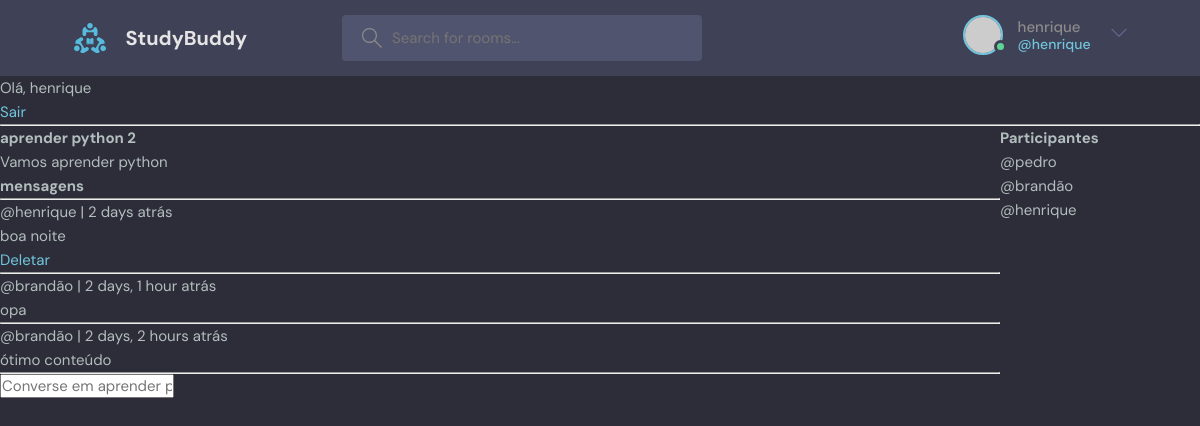
The page /room/3/ (signed in) on the database its author committed.
### base/models.py (models this page shows, shortened)
class Room(models.Model):
    host = models.ForeignKey(User, on_delete=models.CASCADE, null=True)
    topic = models.ForeignKey(Topic, on_delete=models.SET_NULL, null=True)
    name = models.CharField(max_length=200)
    discription = models.TextField(null=True, blank=True)
    participants = models.ManyToManyField(
        User, related_name='participants', blank=True)
    updated = models.DateTimeField(auto_now=True)
    created = (models.DateTimeField(auto_now_add=True))
    class Meta:
        ordering = ['-updated', '-created']

class Message(models.Model):
    user = models.ForeignKey(User, on_delete=models.CASCADE)
    room = models.ForeignKey(Room, on_delete=models.CASCADE)
    body = models.TextField()
    updated = models.DateTimeField(auto_now=True)
    created = (models.DateTimeField(auto_now_add=True))
    class Meta:
        ordering = ['-updated', '-created']

### base/views.py (the view, shortened to what this page needs)
# urls.py: path('room/<str:pk>/', views.room, name="room"),
def room(request, pk):
    room = Room.objects.get(id=pk)
    room_messages = room.message_set.all().order_by('-created')
    participants = room.participants.all
    context = {'room':room, 'room_messages':room_messages, 'participants':participants}
    return render(request, 'base/room.html', context)

### base/templates/base/room.html (shortened to what this page needs)
{% extends 'main.html' %}
{% block content %}
<div class="room-container">
    <div>
    <h1>{{room.name}}</h1>
    <p>{{room.discription}}</p>
    <div class="comment-wrapper">
        <h3>mensagens</h3>
        <hr>
        {% for message in room_messages  %}
            <div>
                <small>@{{message.user}} | {{message.created|timesince}} atrás </small>
                <p>{{message.body}}</p>
                {% if request.user == message.user %}
                <a href="{% url 'delete-message' message.id %}">Deletar</a>
                {% endif %}
                <hr>
            </div>
        {% endfor %}
    </div>
    {% if request.user.is_authenticated %}
    <div class="comment-form">
        <form method="POST" action="">
            <input type="text-area" name="body" placeholder="Converse em {{room.name}}" />
        </form>
    </div>
    {% endif %}
    </div>
    <div>
        <h2>Participantes</h2>
        {% for participant in participants %}
            <div>
                <p>@{{participant.username}}</p>
            </div>
        {% endfor %}
    </div>
</div>
{% endblock content %}

### templates/navbar.html (shortened to what this page needs)
{% load static %}
<header class="header header--loggedIn">
    <div class="container">
      <a href="{% url 'home' %}" class="header__logo">
        <img src="{% static 'images/logo.svg' %}" />
        <h1>StudyBuddy</h1>
      </a>
      <form class="header__search" mathod="GET" action="{% url 'home' %}">
        <label>
          <input name="q" placeholder="Search for rooms..." />
        </label>
      </form>
      <nav class="header__menu">
        {% if request.user.is_authenticated %}
        <div class="header__user">
          <a href="profile.html">
            <div class="avatar avatar--medium active">
              <img src="https://randomuser.me/api/portraits/men/37.jpg" />
            </div>
            <p>{{request.user.username}} <span>@{{request.user.username}}</span></p>
          </a>
          <button class="dropdown-button">
            <svg version="1.1" xmlns="http://www.w3.org/2000/svg" width="32" height="32" viewBox="0 0 32 32">
              <title>chevron-down</title>
              <path d="M16 21l-13-13h-3l16 16 16-16h-3l-13 13z"></path>
            </svg>
          </button>
        </div>
        {% else %}
        <Not Logged In >
        <a href="{% url 'login-pagina' %}">
          <img src="{% static 'images/avatar.svg' %}" />
          <p>Login</p>
        </a>
        {% endif %}
      </nav>
    </div>
  </header>
{% if request.user.is_authenticated %}
<p>Olá, {{request.user}}</a></p>
<a href="{% url 'logout' %}">Sair</a>
{% else %}
<a href="{% url 'login-pagina' %}">Entrar</a>
{% endif %}
<hr>

### static/styles/style.css (style rules this page uses)
:root { --color-main: #71c6dd; --color-main-light: #e1f6fb; --color-dark: #3f4156; --color-dark-medium: #51546e; --color-dark-light: #696d97; --color-light: #e5e5e5; --color-gray: #8b8b8b; --color-light-gray: #b2bdbd; --color-bg: #2d2d39; --color-success: #5dd693; --color-error: #fc4b0b; }
* { font-family: "DM Sans", -apple-system, BlinkMacSystemFont, "Segoe UI", Roboto, Oxygen, Ubuntu, Cantarell, "Open Sans", "Helvetica Neue", sans-serif; margin: 0; padding: 0; box-sizing: border-box; text-rendering: optimizeLegibility; font-size: inherit; }
html { font-size: 56.25%; }
@media only screen and (min-width: 1200px) { html { font-size: 62.5%; } }
body { line-height: 1.6; font-weight: 400; font-size: 1.5rem; color: var(--color-light-gray); background-color: var(--color-bg); min-height: 100vh; }
img { width: 100%; }
a { display: inline-block; color: var(--color-main); text-decoration: none; }
.container { max-width: 120rem; width: 90%; margin: auto; }
.avatar { position: relative; display: inline-block; border-radius: 50%; border: 2px solid var(--color-main); }
.avatar img { display: block; border-radius: 50%; object-fit: cover; object-position: center; }
.avatar::after { content: ""; display: block; position: absolute; background-color: var(--color-gray); z-index: 111; border-radius: 50%; border: 0.3rem solid var(--color-dark); }
.avatar.active::after { background-color: var(--color-success); }
.avatar.avatar--medium img { width: 3.6rem; height: 3.6rem; border-radius: 50%; }
.avatar.avatar--medium:after { width: 0.7rem; height: 0.7rem; bottom: 0px; right: -6px; }
.header { padding: 1.5rem; background-color: var(--color-dark); }
.header > .container { display: flex; gap: 9.5rem; }
.header__logo, .header__user { display: flex; gap: 2rem; align-items: center; }
.header__logo > img { height: 3.2rem; width: 3.2rem; }
.header__logo > h1 { font-weight: 700; font-size: 2rem; color: var(--color-light); }
.header__search > label { background-color: var(--color-dark-medium); padding: 1.3rem 1rem; display: flex; align-items: center; gap: 1rem; border-radius: 4px; }
.header__search svg { fill: var(--color-gray); width: 2rem; height: 2rem; margin-left: 1rem; }
.header__search input { width: 30rem; background: transparent; border: none; outline: none; color: var(--color-light); }
.header__menu { margin-left: auto; position: relative; }
.header__menu a { display: flex; gap: 1.5rem; align-items: center; font-weight: 500; text-decoration: none; color: var(--color-gray); }
.header__menu img { height: 3.6rem; }
.header__menu p { line-height: 1.2; }
.header__menu span { color: var(--color-main); font-weight: 500; font-size: 1.4rem; display: block; }
.header__menu svg { width: 1.6rem; height: 1.6rem; fill: var(--color-dark-light); }
.dropdown-button { background: transparent; border: 0; outline: 0; cursor: pointer; }

### base/templates/base/room.html (style rules this page uses)
.room-container { display: grid; grid-template-columns: 5fr 1fr; }

### rows shown on the page
Room: name "aprender python 2", discription "Vamos aprender python", body "Converse em aprender python 2"
Message: user "henrique", created "2 days", body "boa noite", shows "Deletar"
Message: user "brandão", created "2 days, 1 hour", body "opa"
Message: user "brandão", created "2 days, 2 hours", body "ótimo conteúdo"

### other values the page prints
{{ request.user.username }} "henrique"
{{ request.user }} "henrique"
{{ participant.username }} "pedro"
{{ participant.username }} "brandão"
{{ participant.username }} "henrique"
